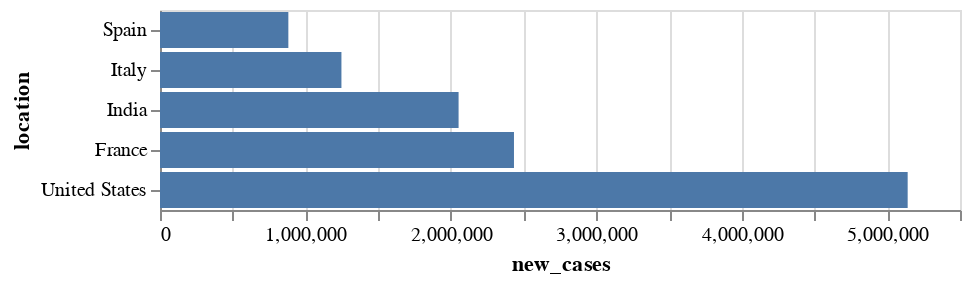

Notebook cell for this chart:
### Code cell
plot_summary(df)

### Figure 1 — Vega-Lite specification as saved in the notebook (floating-point values rounded to 4 significant figures)
{"config": {"view": {"continuousWidth": 400, "continuousHeight": 300}}, "data": {"name": "data-4f46f3ce1e13f2f061abc50af9f56cba"}, "mark": "bar", "encoding": {"x": {"field": "new_cases", "type": "quantitative"}, "y": {"field": "location", "sort": "x", "type": "nominal"}}, "$schema": "https://vega.github.io/schema/vega-lite/v4.17.0.json", "datasets": {"data-4f46f3ce1e13f2f061abc50af9f56cba": [{"location": "United States", "new_cases": 5140000.0}, {"location": "France", "new_cases": 2434000.0}, {"location": "India", "new_cases": 2053000.0}, {"location": "Italy", "new_cases": 1247000.0}, {"location": "Spain", "new_cases": 882400.0}]}}
